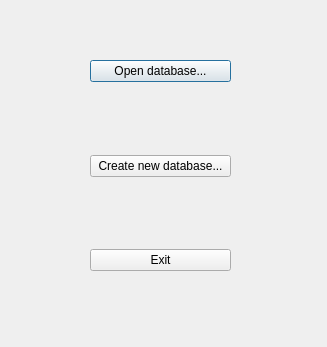
<?xml version="1.0" encoding="UTF-8"?>
<ui version="4.0">
 <class>InitDialog</class>
 <widget class="QDialog" name="InitDialog">
  <property name="geometry">
   <rect>
    <x>0</x>
    <y>0</y>
    <width>327</width>
    <height>347</height>
   </rect>
  </property>
  <property name="windowTitle">
   <string>InitDialog</string>
  </property>
  <widget class="QWidget" name="">
   <property name="geometry">
    <rect>
     <x>90</x>
     <y>60</y>
     <width>141</width>
     <height>211</height>
    </rect>
   </property>
   <layout class="QVBoxLayout" name="verticalLayout">
    <item>
     <widget class="QPushButton" name="pbOpen">
      <property name="text">
       <string>Open database...</string>
      </property>
     </widget>
    </item>
    <item>
     <spacer name="verticalSpacer">
      <property name="orientation">
       <enum>Qt::Vertical</enum>
      </property>
      <property name="sizeHint" stdset="0">
       <size>
        <width>20</width>
        <height>40</height>
       </size>
      </property>
     </spacer>
    </item>
    <item>
     <widget class="QPushButton" name="pbCreate">
      <property name="text">
       <string>Create new database...</string>
      </property>
     </widget>
    </item>
    <item>
     <spacer name="verticalSpacer_2">
      <property name="orientation">
       <enum>Qt::Vertical</enum>
      </property>
      <property name="sizeHint" stdset="0">
       <size>
        <width>20</width>
        <height>40</height>
       </size>
      </property>
     </spacer>
    </item>
    <item>
     <widget class="QPushButton" name="pbExit">
      <property name="text">
       <string>Exit</string>
      </property>
     </widget>
    </item>
   </layout>
  </widget>
 </widget>
 <resources/>
 <connections/>
</ui>
